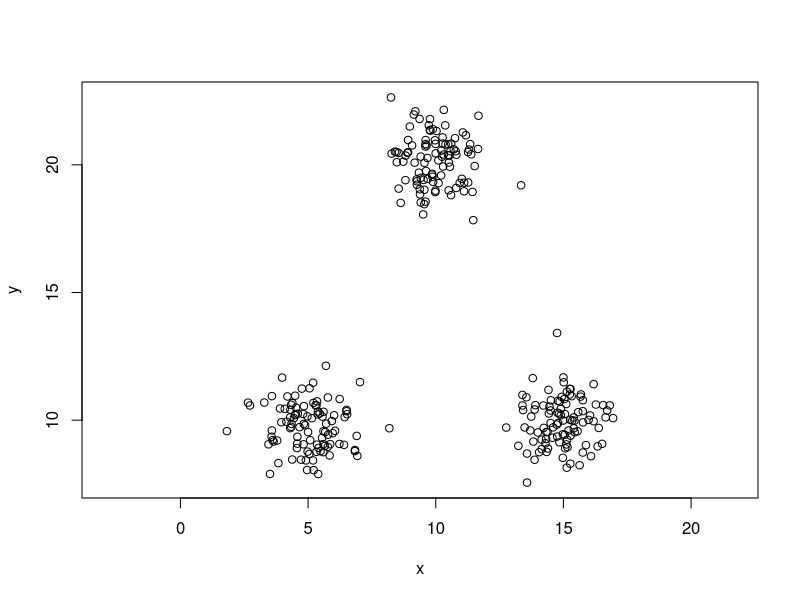
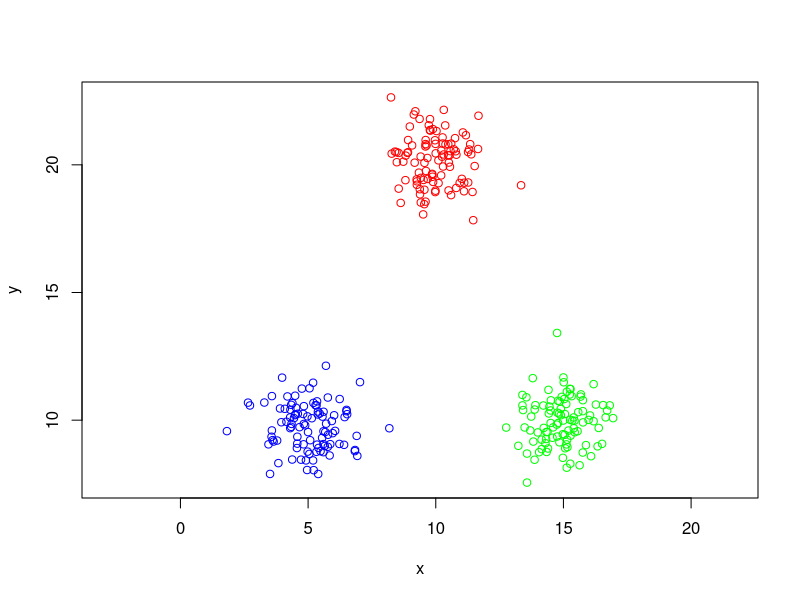
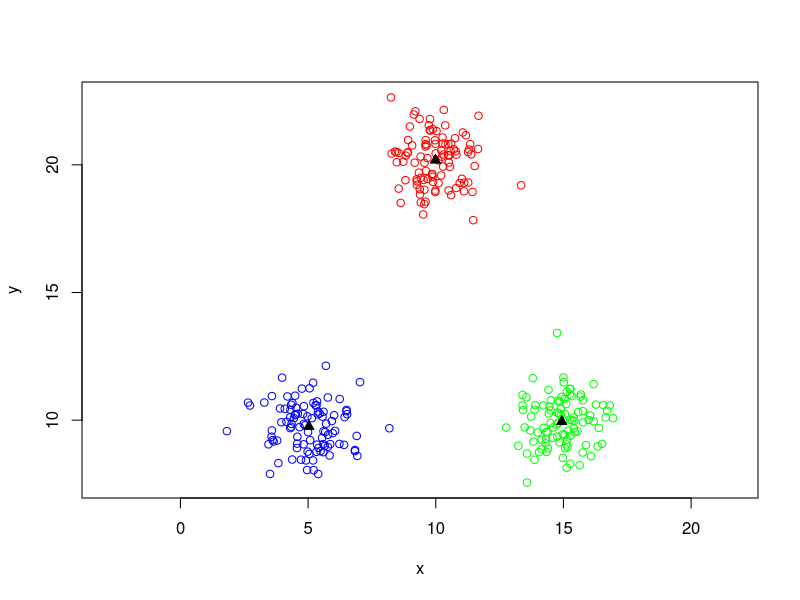
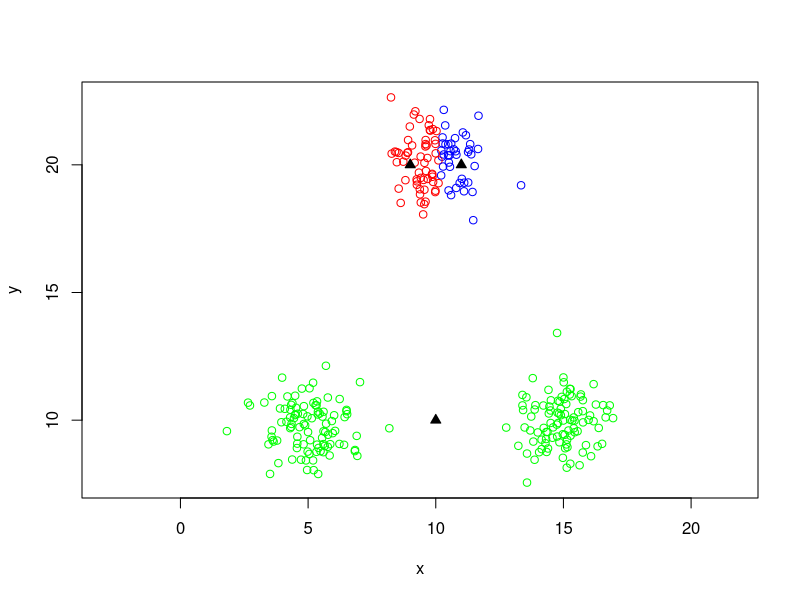
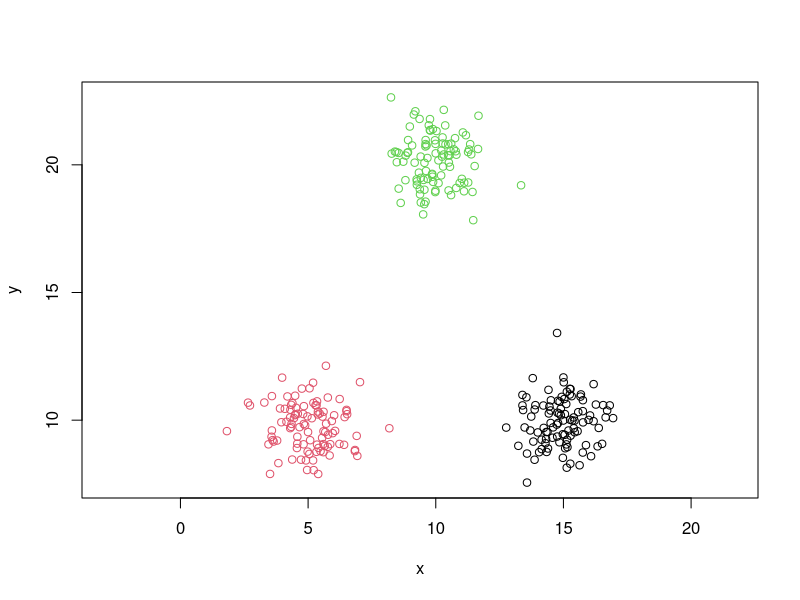
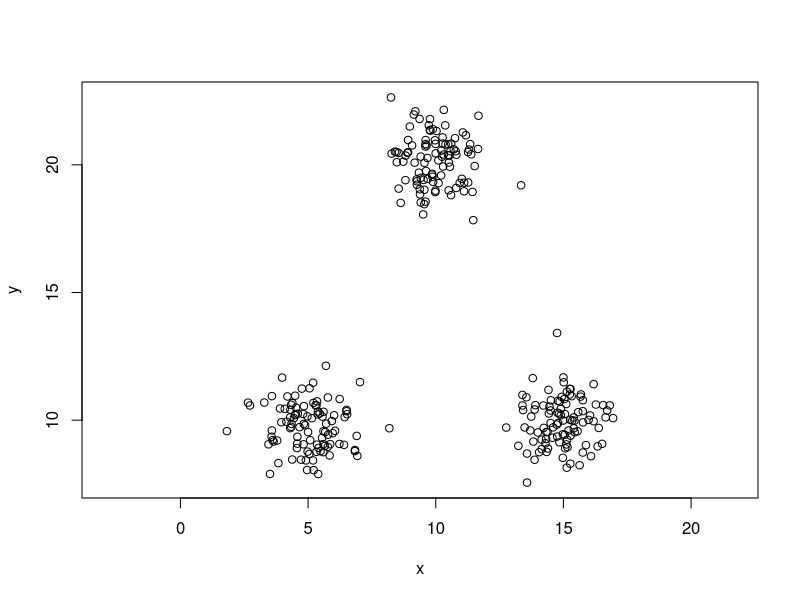
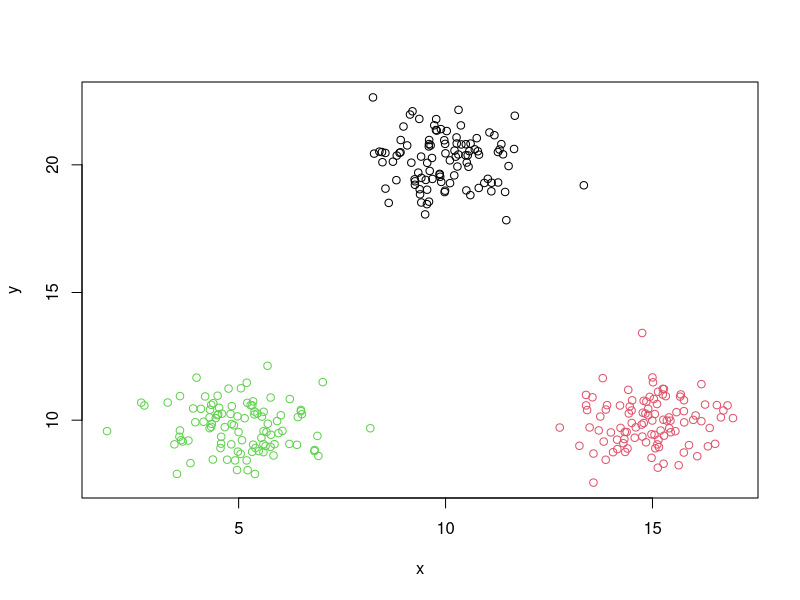
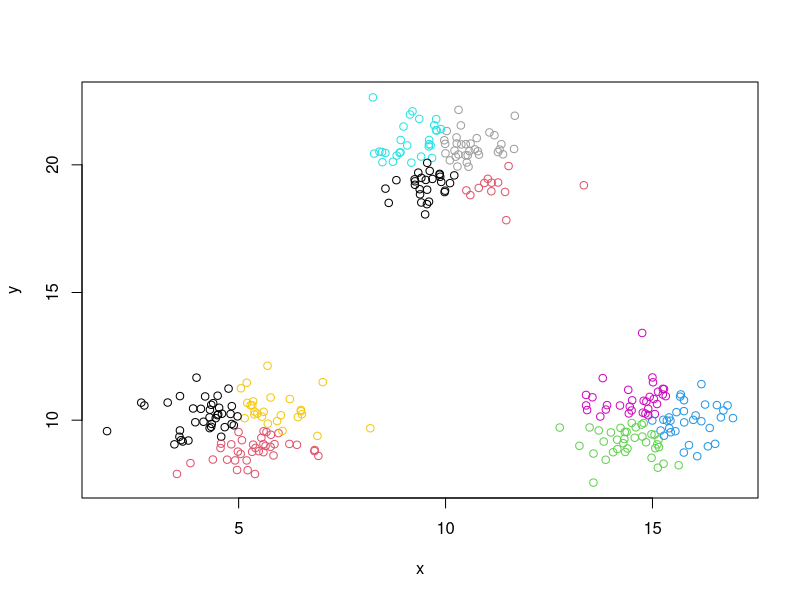

Recreate these plots in R, in order. (Note: this script raises an error after producing the figures.)
## ---- chunk 1
knitr::opts_chunk$set(echo = TRUE)
## ---- chunk 2
set.seed(5364)
x1=rnorm(100,5,1)
x2=rnorm(100,15,1)
x3=rnorm(100,10,1)

y1=rnorm(100,10,1)
y2=rnorm(100,10,1)
y3=rnorm(100,20,1)

mydata=data.frame(x=c(x1,x2,x3),y=c(y1,y2,y3))
plot(y~x,data=mydata,asp=1)
## ---- chunk 3
kmeans.output=kmeans(mydata,centers=3)
clusters=kmeans.output$cluster
colvect=c("red","green","blue")
plot(y~x,data=mydata,col=colvect[clusters],asp=1)
## ---- chunk 4
centers=kmeans.output$centers
plot(y~x,data=mydata,col=colvect[clusters],asp=1)
points(centers,col='black',pch=24,bg='black')
## ---- chunk 5
kmeans.output$totss
kmeans.output$withinss
kmeans.output$tot.withinss
kmeans.output$betweenss

kmeans.output$tot.withinss+kmeans.output$betweenss
## ---- chunk 6
centers0=cbind(c(9,10,11),c(20,10,20))
kout=kmeans(mydata,centers=centers0)
plot(y~x,data=mydata,col=colvect[kout$cluster],asp=1)
points(centers0,col='black',pch=24,bg='black')
kout$tot.withinss
## ---- chunk 7
repeat.kmeans=function(data,centers,repetitions){
  best.kmeans=NULL
  best.ssw=Inf
  
  for(i in 1:repetitions){
    kmeans.temp=kmeans(x=data,centers=centers)
    if(kmeans.temp$tot.withinss<best.ssw){
      best.ssw=kmeans.temp$tot.withinss
      best.kmeans=kmeans.temp
    }
  }
  return(best.kmeans)
}


best=repeat.kmeans(mydata,3,1000)
best$tot.withinss

plot(y~x,data=mydata,col=best$cluster,asp=1)
## ---- chunk 8
best=repeat.kmeans(iris[,1:4],3,1000)
table(best$cluster,iris$Species)
## ---- chunk 9
set.seed(5364)
x1=rnorm(100,5,1)
x2=rnorm(100,15,1)
x3=rnorm(100,10,1)

y1=rnorm(100,10,1)
y2=rnorm(100,10,1)
y3=rnorm(100,20,1)

mydata=data.frame(x=c(x1,x2,x3),y=c(y1,y2,y3))
plot(y~x,data=mydata,asp=1)
## ---- chunk 10
repeat.kmeans=function(data,centers,repetitions){
  best.kmeans=NULL
  best.ssw=Inf
  
  for(i in 1:repetitions){
    kmeans.temp=kmeans(x=data,centers=centers)
    if(kmeans.temp$tot.withinss<best.ssw){
      best.ssw=kmeans.temp$tot.withinss
      best.kmeans=kmeans.temp
    }
  }
  return(best.kmeans)
}


#repetitions needed
min.rep=function(K,epsilon){
  ceiling(log(epsilon)/log(1-factorial(K)/K^K))
}

min.rep(3,.01)


#best k-means 
best=repeat.kmeans(mydata,3,1000)
best$tot.withinss
plot(y~x,data=mydata,col=best$cluster)


#best k-means with 10 clusters
min.rep(10,.01)
best=repeat.kmeans(mydata,10,1000)
best$tot.withinss
plot(y~x,data=mydata,col=best$cluster)
## ---- chunk 11
plot.ssw=function(data,max.K,max.iter,epsilon){
  ssw.vect=1:max.K
  for(K in 1:max.K){
    iter=min(max.iter,min.rep(K,epsilon))
    kmeans.temp=repeat.kmeans(data,K,iter)
    ssw.vect[K]=kmeans.temp$tot.withinss
  }
  plot(1:max.K,ssw.vect,xlab="K",ylab="SSW")
}

plot.ssw(mydata,10,1000,.01)
plot.ssw(mydata,10,20000,.01)  #Same results
## ---- chunk 12
#K-means with K=3
best=repeat.kmeans(mydata,3,1000)
best$tot.withinss
plot(y~x,data=mydata,col=best$cluster)

#Distance matrix
library(fields)
dmatrix=rdist(mydata)


#Inefficient distance matrix function
distance.matrix=function(data){
  n=nrow(data)
  dmatrix=matrix(nrow=n,ncol=n)
  for(i in 1:n){
    for(j in 1:n){
      dmatrix[i,j]=sum((data[i,]-data[j,])^2)
    }
  }
  return(sqrt(dmatrix))
}

dmatrix2=distance.matrix(mydata)

range(dmatrix-dmatrix2)


#silhouette coefficient
library(cluster)
silhouette(x=best$cluster,dmatrix=dmatrix)
silhouette(x=best$cluster,dmatrix=dmatrix)[,3]
mean(silhouette(x=best$cluster,dmatrix=dmatrix)[,3])


#Verifying the silhouette function
abmatrix=matrix(nrow=300,ncol=3)
avect=1:300
bvect=1:300

for(i in 1:300){
  for(k in 1:3){
    abmatrix[i,k]=mean(dmatrix[i,best$cluster==k])
  }
  avect[i]=abmatrix[i,best$cluster[i]]
  bvect[i]=min(abmatrix[i,-best$cluster[i]])
}

mysilhouette=1:300
for(i in 1:300){
  mysilhouette[i]=(bvect[i]-avect[i])/max(avect[i],bvect[i])
}
  
range(silhouette(x=best$cluster,dmatrix=dmatrix)[,3]-mysilhouette)


#Wrapper for silhouette

mysil=function(x,dmatrix){
  return(mean(silhouette(x=x,dmatrix=dmatrix)[,3]))
}

mysil(best$cluster,dmatrix)
## ---- chunk 13
best=repeat.kmeans(mydata,10,1000)
best$tot.withinss
plot(y~x,data=mydata,col=best$cluster)

mysil(best$cluster,dmatrix)


#Plotting silhouette vs K

plot.sil=function(data,max.K,max.iter,epsilon,dmatrix){
  sil.vect=1:max.K
  for(K in 2:max.K){
    iter=min(max.iter,min.rep(K,epsilon))
    kmeans.temp=repeat.kmeans(data,K,iter)
    sil.vect[K]=mysil(kmeans.temp$cluster,dmatrix)
  }
  sil.vect=sil.vect[2:max.K]
  plot(2:max.K,sil.vect,xlab="K",ylab="Silhouette Coefficient")
  return(max(sil.vect))
}

plot.sil(mydata,10,1000,.01,dmatrix)
## ---- chunk 14
#Creating uniform data with same range and sample size.
nrow(mydata)
apply(mydata,2,range)
n=nrow(mydata)
range.matrix=apply(mydata,2,range)

u.x=runif(n,range.matrix[1,1],range.matrix[2,1])
u.y=runif(n,range.matrix[1,2],range.matrix[2,2])
udata=data.frame(u.x,u.y)

nrow(udata)
apply(udata,2,range)

plot(mydata)
points(udata)

u.dmatrix=distance.matrix(udata)
plot.sil(udata,10,1000,.01,u.dmatrix)
## ---- chunk 15
iris.x=iris[,1:4]
iris.dmatrix=rdist(iris.x)
plot.ssw(iris.x,10,1000,.01)
plot.sil(iris.x,10,1000,.01,iris.dmatrix)

#Visualizing clusters
iris.kmeans=repeat.kmeans(iris.x,2,1000)
table(iris$Species,iris.kmeans$cluster)

plot(iris[,3:4],col=iris.kmeans$cluster)


for(i in 2:4){
  for(j in (1:(i-1))){
    plot(iris[,c(i,j)],col=iris.kmeans$cluster)
  }
}


#Entropy for iris clustering
entropyterm=function(p){
  if(p==0){return(0)}
  return(-p*log(p,base=2))
}

entropy=function(p){
  return(sum(sapply(p,entropyterm)))
}

table.entropy=function(table){
  col.sums=apply(table,2,sum)
  col.props=col.sums/sum(col.sums)
  for(j in 1:ncol(table)){
    if(sum(table[,j]!=0)){
      table[,j]=table[,j]/sum(table[,j])
    }
  }
  table.entropies=apply(table,2,entropy)
  return(col.props%*%table.entropies)
}

iris.table=table(iris$Species,
                 iris.kmeans$cluster)
table.entropy(iris.table)
## ---- chunk 16
mytable=matrix(c(16,14,13,13,14,6,10,8),nrow=2,byrow=TRUE)
mytable

chisq.test(mytable)


pchisq(1.52,df=(4-1)*(2-1),lower.tail=FALSE)


#Safer approach:  Monte-carlo method
chisq.test(mytable,simulate.p.value=TRUE)


#Testing independence of clusters
#and Species labels for iris data

iris.x=iris[,1:4]
iris.kmeans=repeat.kmeans(iris.x,2,1000)
iris.table=table(iris$Species,
                 iris.kmeans$cluster)

chisq.test(iris.table,simulate.p.value=TRUE)
chisq.test(iris.table,simulate.p.value=FALSE)
## ---- chunk 17
unif.rect=function(n,x0,y0,deltax,deltay){
  x=runif(n,x0,x0+deltax)
  y=runif(n,y0,y0+deltay)
  return(cbind(x,y))
}

mydata=unif.rect(500,5,7,15,23)
plot(mydata,asp=1)


#Setting n
set.seed(5364)
n=100
## ---- chunk 18
#mydata1
mydata1=rbind(unif.rect(5*n,0,0,1,5),
             unif.rect(4*n,1,0,4,1),
             unif.rect(4*n,4,1,1,4))
plot(mydata1,asp=1)


#mydata2
temp=rbind(unif.rect(5*n,0,0,1,5),
           unif.rect(4*n,1,0,4,1),
           unif.rect(4*n,4,1,1,4))
mydata2=temp%*%cbind(c(1,0),c(0,-1))+cbind(rep(2,13*n),rep(7,13*n))
plot(mydata2,asp=1)


#mydata3
mydata3=rbind(unif.rect(4*n,7,2,4,1),
              unif.rect(4*n,10,3,1,4))
plot(mydata3,asp=1)

#mydata4
temp=rbind(unif.rect(5*n,0,0,1,5),
           unif.rect(4*n,1,0,4,1),
           unif.rect(4*n,4,1,1,4))
mydata4=temp%*%cbind(c(1,0),c(0,-1))+cbind(rep(8,13*n),rep(9,13*n))
plot(mydata4,asp=1)

#mydata
mydata=rbind(mydata1,
             mydata2,
             mydata3,
             mydata4)

plot(mydata,asp=1)

#Adding noise
m=round(.08*47*n,0)
mydata5=cbind(runif(m,0,13),
              runif(m,0,9))

mydata=rbind(mydata,
             mydata5)
plot(mydata,asp=1)

## ---- chunk 19
library(fpc)

mydata.dbscan=dbscan(mydata,eps=0.2,MinPts=5)
names(mydata.dbscan)
mydata.dbscan$cluster

plot(mydata,asp=1,col=(mydata.dbscan$cluster+1))
plot(mydata,asp=1,col=(mydata.dbscan$cluster))


#Determining Eps

dmatrix=rdist(mydata)
sort.dmatrix=apply(dmatrix,2,sort)

#k-dist means distance to 
#kth nearest neighbor

k=5
kdist=sort.dmatrix[k,]

plot(sort(kdist),type="l",
     xlab="Points Sorted by k-dist",
     ylab="k-dist")
lines(1:length(kdist),rep(0.2,length(kdist)),col="red")



#Eps too large
mydata.dbscan=dbscan(mydata,eps=0.6,MinPts=5)
plot(mydata,asp=1,col=(mydata.dbscan$cluster+1))


#Eps too small
mydata.dbscan=dbscan(mydata,eps=0.1,MinPts=5)
plot(mydata,asp=1,col=(mydata.dbscan$cluster+1))
## ---- chunk 20
#Standardizing iris
x=iris[,1:4]
xbar=apply(x,2,mean)
xbarMatrix=cbind(rep(1,150))%*%xbar
s=apply(x,2,sd)
sMatrix=cbind(rep(1,150))%*%s

z=(x-xbarMatrix)/sMatrix
apply(z,2,mean)
apply(z,2,sd)

plot(z[,3:4],col=iris$Species)




#Determining Eps

dmatrix=rdist(z)
sort.dmatrix=apply(dmatrix,2,sort)

k=5
kdist=sort.dmatrix[k,]

plot(sort(kdist),type="l",
     xlab="Points Sorted by k-dist",
     ylab="k-dist")
lines(1:length(kdist),rep(0.79,length(kdist)),col="red")



iris.dbscan=dbscan(z,eps=0.79,MinPts=5)
plot(z[,3:4],col=(iris.dbscan$cluster+1))
table(iris.dbscan$cluster)


iris.table=table(iris$Species,
                 iris.dbscan$cluster)
iris.table=iris.table[,2:3]
iris.table

chisq.test(iris.table,simulate.p.value=TRUE)
## ---- chunk 21
x1=c(0,1,-2)
y1=c(0,1,3)
mydata1=cbind(x1,y1)

x2=c(0,3,1.5)
y2=c(0,0,-8)
mydata2=cbind(10+x2,y2)

x3=c(0,0,1)
y3=c(0,1,-5)
mydata3=cbind(5+x3,20+y3)

mydata=rbind(mydata1,mydata2,mydata3)
plot(mydata)


row.num=1:9
plot(mydata,pch=as.character(row.num))


#agnes (Agglomerative Nesting)
library(cluster)

mydata.agnes=agnes(mydata)


#dendrogram
pltree(mydata.agnes)


#heights
sort(mydata.agnes$height)
## ---- chunk 22
mydata.cluster=cutree(as.hclust(mydata.agnes), h = 10)
plot(mydata,col=mydata.cluster,pch=as.character(row.num))

mydata.cluster=cutree(as.hclust(mydata.agnes), h = 15)
plot(mydata,col=mydata.cluster,pch=as.character(row.num))


mydata.heights=sort(mydata.agnes$height)
mydata.cluster=cutree(as.hclust(mydata.agnes), h = mydata.heights[2])
plot(mydata,col=mydata.cluster,pch=as.character(row.num))


#cutting the tree based on number of clusters

mydata.cluster=cutree(as.hclust(mydata.agnes), k = 4)
plot(mydata,col=mydata.cluster,pch=as.character(row.num))


mydata.cluster=cutree(as.hclust(mydata.agnes), k = 2)
plot(mydata,col=mydata.cluster,pch=as.character(row.num))


mydata.cluster=cutree(as.hclust(mydata.agnes), k = 7)
plot(mydata,col=mydata.cluster,pch=as.character(row.num))
## ---- chunk 23
#Generating some data
set.seed(5364)
x1=rnorm(100,5,1)
x2=rnorm(100,15,1)
x3=rnorm(100,10,1)

y1=rnorm(100,10,1)
y2=rnorm(100,10,1)
y3=rnorm(100,20,1)

mydata=data.frame(x=c(x1,x2,x3),y=c(y1,y2,y3))
plot(y~x,data=mydata,asp=1)


#agnes
mydata.agnes=agnes(mydata)
pltree(mydata.agnes)


mydata.cluster=cutree(as.hclust(mydata.agnes), k = 3)
plot(mydata,col=mydata.cluster)

mydata.cluster=cutree(as.hclust(mydata.agnes), k = 9)
plot(mydata,col=mydata.cluster)

mydata.cluster=cutree(as.hclust(mydata.agnes), k = 21)
plot(mydata,col=mydata.cluster)
## ---- chunk 24
x=iris[,1:4]
xbar=apply(x,2,mean)
xbarMatrix=cbind(rep(1,150))%*%xbar
s=apply(x,2,sd)
sMatrix=cbind(rep(1,150))%*%s

z=(x-xbarMatrix)/sMatrix
apply(z,2,mean)
apply(z,2,sd)

plot(z[,3:4],col=iris$Species)



#agnes for iris data
iris.agnes=agnes(z)
pltree(iris.agnes)


#k=2
iris.cluster=cutree(as.hclust(iris.agnes), k = 2)
plot(z[,3:4],col=iris.cluster)

table(iris$Species,iris.cluster)


#k=3
iris.cluster=cutree(as.hclust(iris.agnes), k = 3)
plot(z[,3:4],col=iris.cluster)

table(iris$Species,iris.cluster)


#Plotting multiple dimensions simultaneously
plot(z,col=iris.cluster)


#k=7
iris.cluster=cutree(as.hclust(iris.agnes), k = 10)
plot(z[,3:4],col=iris.cluster)

table(iris$Species,iris.cluster)
## ---- chunk 25
set.seed(5364)
x1=rnorm(100,5,1)
x2=rnorm(100,15,1)
x3=rnorm(100,10,1)

y1=rnorm(100,10,1)
y2=rnorm(100,10,1)
y3=rnorm(100,20,1)

mydata=data.frame(x=c(x1,x2,x3),y=c(y1,y2,y3))
plot(y~x,data=mydata,asp=1)


#Gaussian EM Clustering
library(mixtools)

mydata.gauss=mvnormalmixEM(mydata,k=3)
names(mydata.gauss)


#Posterior probabilities and clusters
#mydata.gauss$posterior
mydata.cluster=apply(mydata.gauss$posterior,
                     1,
                     which.max)
plot(mydata,col=mydata.cluster)


#Prior probabilities (also called mixing probabilities)
mydata.gauss$lambda


#Means for each cluster
mydata.gauss$mu

points(rbind(mydata.gauss$mu[[1]],
             mydata.gauss$mu[[2]],
             mydata.gauss$mu[[3]]),
       pch=24,bg='blue',col="blue")


#Covariance matrices for each cluster
mydata.gauss$sigma
## ---- chunk 26
library(expm)

Sigma=cbind(c(25,8),c(8,16))
Sigma
sqrtm(Sigma)
sqrtm(Sigma)%*%sqrtm(Sigma)

multi.rnorm=function(n,mu,Sigma){
  p=length(mu)
  Z=matrix(nrow=n,
           ncol=p,
           rnorm(n*p))
  X=rep(1,n)%*%rbind(mu)+Z%*%sqrtm(Sigma)
  return(X)
}

mu=c(5,10)
Sigma=cbind(c(25,8),c(8,16))

X=multi.rnorm(1000000,mu,Sigma)

apply(X,2,mean)
cov(X)
## ---- chunk 27
mu1=c(10,5)
Sigma1=cbind(c(4,0),c(0,1))

mu2=c(30,15)
Sigma2=cbind(c(4,8),c(8,25))


mydata=rbind(multi.rnorm(300,mu1,Sigma1),
             multi.rnorm(700,mu2,Sigma2))

plot(mydata,asp=1)
